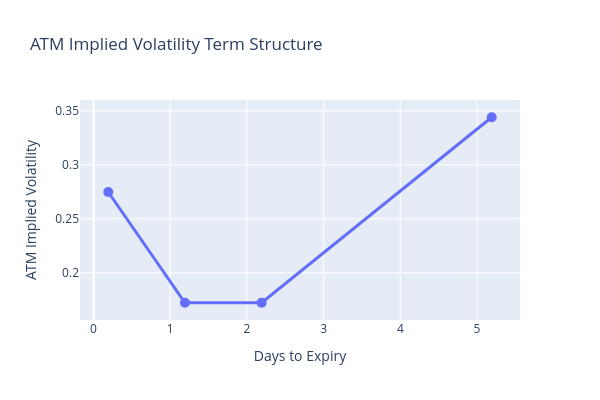

The code cell stored with this chart in its notebook:
### Markdown cell above
## ATM Term Structure (ATM IV as a function of expiry)

### Code cell
atm_ivs = []
dtes = []
for d in plot_data:
    atm_iv = engine.get_atm_iv(d["expiry"])
    atm_ivs.append(atm_iv)
    dte = d["T"] * 365
    dtes.append(dte)

fig_term = go.Figure()
fig_term.add_trace(
    go.Scatter(
        x=dtes,
        y=atm_ivs,
        mode='lines+markers',
        marker=dict(size=10),
        line=dict(width=3),
        name='ATM IV'
    )
)
fig_term.update_layout(
    title="ATM Implied Volatility Term Structure",
    xaxis_title="Days to Expiry",
    yaxis_title="ATM Implied Volatility",
    height=400,
    width=600
)
fig_term.show()

### Figure 1 — Plotly figure (JSON) as saved in the notebook; plotly's stock layout.template omitted (floating-point values rounded to 4 significant figures)
{"data": [{"line": {"width": 3}, "marker": {"size": 10}, "mode": "lines+markers", "name": "ATM IV", "type": "scatter", "x": [0.1919, 1.192, 2.192, 5.192], "y": [0.2749, 0.1722, 0.1723, 0.3441]}], "layout": {"height": 400, "title": {"text": "ATM Implied Volatility Term Structure"}, "width": 600, "xaxis": {"title": {"text": "Days to Expiry"}}, "yaxis": {"title": {"text": "ATM Implied Volatility"}}}}
